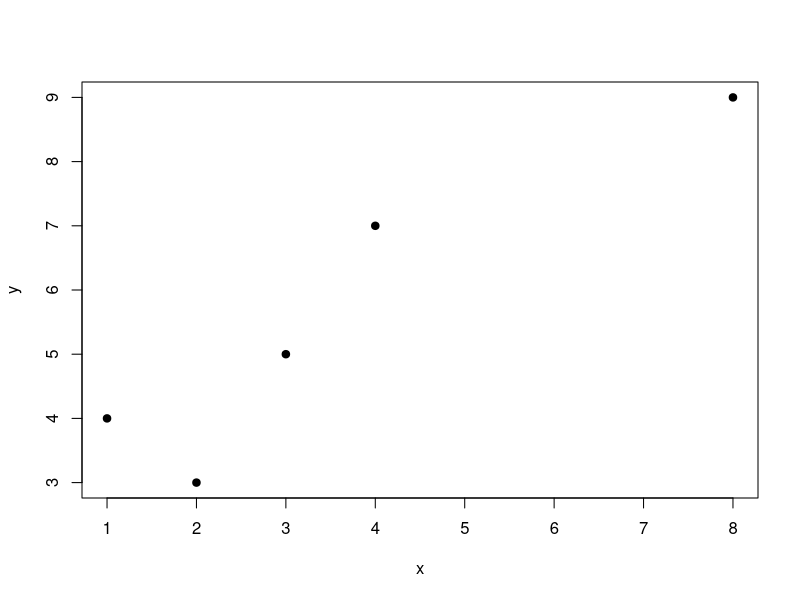
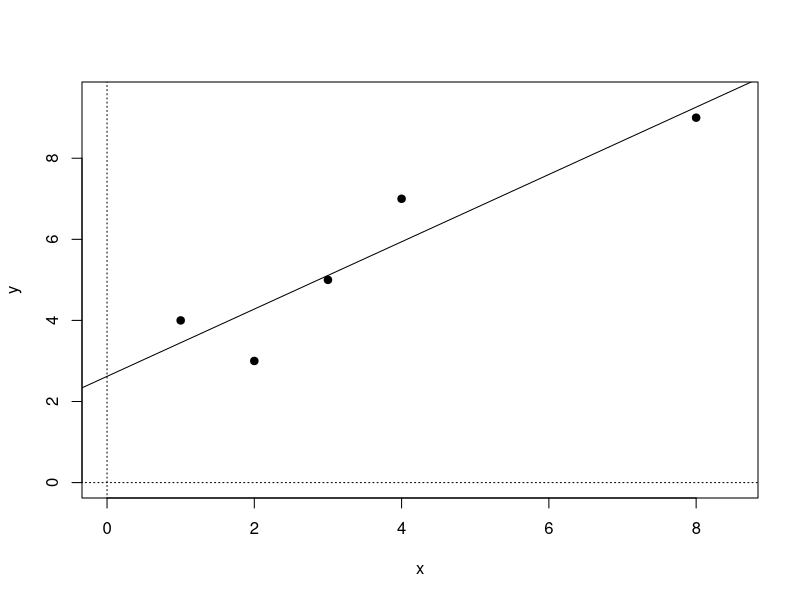
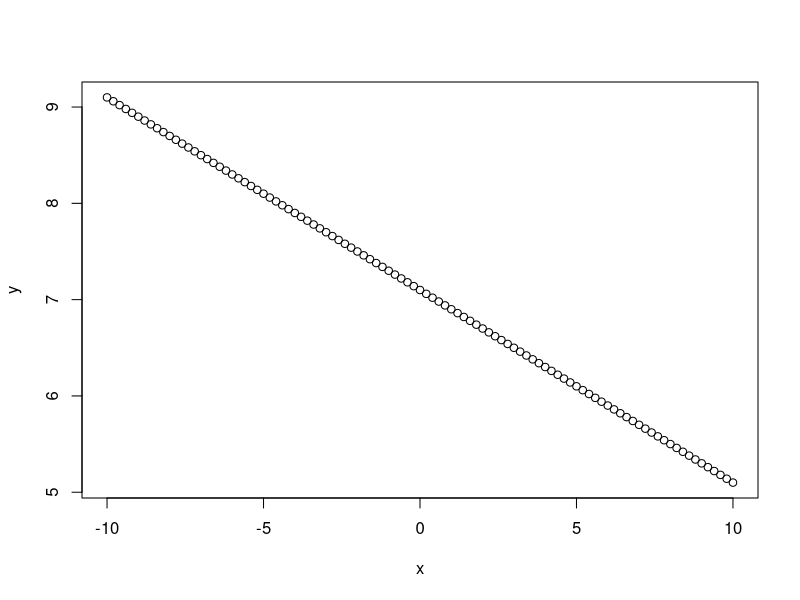

These charts were generated, in order, by the following R code:
rm(list=ls())
graphics.off()
x<-c(1,2,3,4,8)
y<-c(4,3,5,7,9)
x
mean(x)
var(x)
y
mean(y)
var(y)
model1 <- (lm(y~x))
model1
summary(model1)
coefficients(model1)
resid(model1)
mean(resid(model1))
var(resid(model1))
length(resid(model1))
summary(model1)
plot(y~x, pch=19)
plot(y~x, pch=19, xlim=c(0,8.5), ylim=c(0,9.5))
segments(0,-30,0,30, lty=3)
segments(-30,0,30,0,lty=3)
coefficients(model1)
abline(2.62, 0.83)
x<-seq(from=-10, to=10, by=0.2)
x
y<- 7.1-0.2 * x
y
summary(lm(y~x))
plot(y~x)
y<- 7.1-0.2 * x + runif(length(x))
summary(lm(y~x))

